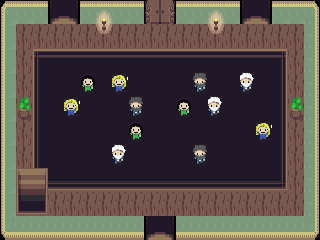

Rendered tile map (Tiled .tmx) drawn with the repository's tilesets; below, a short description and the full map source, tile grids included:
An orthogonal 20x10 tile map with 16x24 px tiles, 2 tile layers (Tile Layer 1, Tile Layer 2), 1 hidden layer not drawn, 3 tilesets and 4 objects (4x teleport).

<map version="1.8" tiledversion="1.8.2" orientation="orthogonal" renderorder="right-down" width="20" height="10" tilewidth="16" tileheight="24" infinite="0" nextlayerid="5" nextobjectid="11">
 <tileset firstgid="1" source="collisions.tsx" />
 <tileset firstgid="161" source="home.tsx" />
 <tileset firstgid="1601" source="house_int.tsx" />
 <layer id="1" name="Tile Layer 1" width="20" height="10">
  <data encoding="csv">
1881,1882,1882,1889,1890,1882,1882,1882,1882,1808,1809,1882,1882,1882,1882,1889,1890,1882,1882,1883,
1921,686,686,686,686,686,686,686,686,686,686,686,686,686,686,686,686,686,686,1923,
1921,686,1602,1603,1603,1603,1603,1603,1603,1603,1603,1603,1603,1603,1603,1603,1603,1604,686,1923,
1921,686,1642,1643,1643,1643,1643,1643,1643,1643,1643,1643,1643,1643,1643,1643,1643,1644,686,1923,
1921,686,1642,1643,1643,1643,1643,1643,1643,1643,1643,1643,1643,1643,1643,1643,1643,1644,686,1923,
1921,686,1642,1643,1643,1643,1643,1643,1643,1643,1643,1643,1643,1643,1643,1643,1643,1644,686,1923,
1921,686,1642,1643,1643,1643,1643,1643,1643,1643,1643,1643,1643,1643,1643,1643,1643,1644,686,1923,
1921,686,1682,1683,1683,1683,1683,1683,1683,1683,1683,1683,1683,1683,1683,1683,1683,1684,686,1923,
1921,686,686,686,686,686,686,686,686,686,686,686,686,686,686,686,686,686,686,1923,
1961,1962,1962,1962,1962,1962,1962,1962,1962,1889,1890,1962,1962,1962,1962,1962,1962,1962,1962,1963
</data>
 </layer>
 <layer id="2" name="Tile Layer 2" width="20" height="10">
  <data encoding="csv">
0,0,0,0,0,0,2205,0,0,0,0,0,0,2205,0,0,0,0,0,0,
0,0,0,0,0,0,2245,0,0,0,0,0,0,2245,0,0,0,0,0,0,
0,0,0,0,0,0,0,0,0,0,0,0,0,0,0,0,0,0,0,0,
0,0,0,0,0,1570,0,1571,0,0,0,0,1569,0,0,1572,0,0,0,0,
0,2052,0,0,1571,0,0,0,1569,0,0,1570,0,1572,0,0,0,0,2052,0,
0,0,0,0,0,0,0,0,1570,0,0,0,0,0,0,0,1571,0,0,0,
0,0,0,0,0,0,0,1572,0,0,0,0,1569,0,0,0,0,0,0,0,
0,2201,2202,0,0,0,0,0,0,0,0,0,0,0,0,0,0,0,0,0,
0,2241,2242,0,0,0,0,0,0,0,0,0,0,0,0,0,0,0,0,0,
0,0,0,0,0,0,0,0,0,0,0,0,0,0,0,0,0,0,0,0
</data>
 </layer>
 <layer id="3" name="collision" width="20" height="10" visible="0" opacity="0.7">
  <data encoding="csv">
10,57,57,57,57,57,0,57,57,57,57,57,57,57,57,57,57,57,57,11,
26,0,0,0,0,0,57,0,0,0,0,0,0,57,0,0,0,0,0,25,
26,0,0,0,0,0,0,0,0,0,0,0,0,0,0,0,0,0,0,0,
26,0,0,0,0,5,0,5,0,0,0,0,5,0,0,5,0,0,0,25,
0,5,0,0,5,0,0,0,5,0,0,5,0,5,0,0,0,0,5,25,
0,0,0,0,0,0,0,0,5,0,0,0,0,0,0,0,5,0,0,25,
26,0,0,0,0,0,0,5,0,0,0,0,5,0,0,0,0,0,0,25,
26,0,0,0,0,0,0,0,0,0,0,0,0,0,0,0,0,0,0,25,
26,16,16,0,0,0,0,0,0,0,0,0,0,0,0,0,0,0,0,25,
12,41,41,41,41,41,41,41,41,41,41,41,41,41,41,41,41,41,41,13
</data>
 </layer>
 <objectgroup id="4" name="objects">
  <object id="5" type="teleport" gid="41" x="143.976" y="239.688" width="31.2689" height="24">
   <properties>
    <property name="teleport" value="ishnew,14,8" />
   </properties>
  </object>
  <object id="8" type="teleport" gid="57" x="244.404" y="31.3198" width="23.167" height="24">
   <properties>
    <property name="teleport" value="castleRoom1,14,8" />
   </properties>
  </object>
  <object id="9" type="teleport" gid="57" x="56.8147" y="23.5295" width="16" height="13.7169">
   <properties>
    <property name="teleport" value="castleRoom1,3,8" />
   </properties>
  </object>
  <object id="10" type="teleport" gid="41" x="17.2404" y="209.872" width="27.2179" height="33.6599">
   <properties>
    <property name="teleport" value="throneRoom,4,7" />
   </properties>
  </object>
 </objectgroup>
</map>
